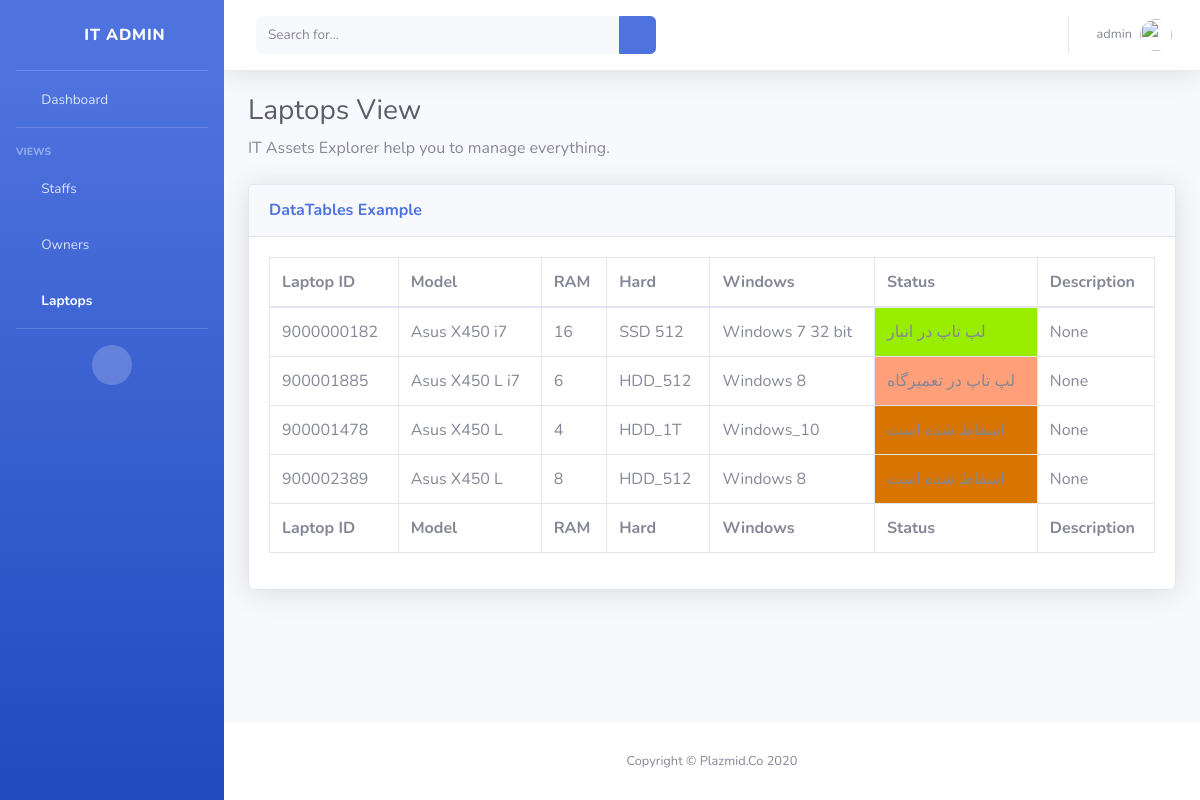
The app's page /tables/laptops (signed in) with its own data.
### Assets/models.py (models this page shows, shortened)
class Laptops(models.Model):
    class Meta:
        verbose_name = 'Laptops'
        verbose_name_plural = 'Laptops'
    id = models.CharField(verbose_name='Laptop ID', null=False, primary_key=True, max_length=30)
    model = models.CharField(verbose_name='Model', null=False, max_length=20)
    ram = models.IntegerField(verbose_name='RAM', null=True)
    SSD_512 = 1
    SSD_256 = 2
    HDD_1T = 3
    HDD_512 = 4
    HDD = (
        (SSD_512, 'SSD 512'),
        (SSD_256, 'SSD_256'),
        (HDD_1T, 'HDD_1T'),
        (HDD_512, 'HDD_512'),
    )
    HDD_status = models.IntegerField(choices=HDD, verbose_name='Hard Model')
    Win_7_32 = 1
    Win_7_64 = 2
    Win_8 = 3
    Win_10 = 4
    Win = (
        (Win_7_32, 'Windows 7 32 bit'),
        (Win_7_64, 'Windows 7 64 bit'),
        (Win_8, 'Windows 8 '),
        (Win_10, 'Windows_10'),
    )
    Win_status = models.IntegerField(choices=Win, verbose_name='Windows Status')
    Laptop_stock = 1
    Laptop_inUsed = 2
    Laptop_fixing = 3
    Laptop_overUsed = 4
    Laptop = (
        (Laptop_stock, 'لپ تاپ در انبار'),
        (Laptop_inUsed, 'لپ تاپ نزد کاربر'),
        (Laptop_fixing, 'لپ تاپ در تعمیرگاه'),
        (Laptop_overUsed, ' اسقاط شده است'),
    )
    Laptop_status = models.IntegerField(choices=Laptop, verbose_name='Laptop Status')
    Laptop_Description = models.TextField(verbose_name='Description', null=True)
    laptop_check_labled = models.BooleanField(verbose_name='Labled', default=False)

### Assets/views.py (the view)
# urls.py: url('tables/laptops', tables_laptop_view, name='table_laptops_view'),
def tables_laptop_view(request):
    if request.user.is_authenticated:
        auth_user = request.user
        laptops = Laptops.objects.all()
        laptops_context = {
            'laptops': laptops,
            'auth_user': auth_user
        }
        return render(request, 'laptops_tables.html', context=laptops_context)
    else:
        return render(request, '404_not_found.html')

### Assets/templates/laptops_tables.html (shortened to what this page needs)
<!DOCTYPE html>
<html lang="en">
<head>
    {% load static %}
    <link href="{% static 'fontawesome/css/all.min.css' %}" rel="stylesheet" type="text/css">
    <link href="{% static 'css/sb-admin-2.min.css' %}" rel="stylesheet">
    <link href="{% static 'vendor/datatables/dataTables.bootstrap4.min.css' %}" rel="stylesheet">
</head>
<body id="page-top">
<div id="wrapper">
    <ul class="navbar-nav bg-gradient-primary sidebar sidebar-dark accordion" id="accordionSidebar">
        <a class="sidebar-brand d-flex align-items-center justify-content-center" href="#">
            <div class="sidebar-brand-icon rotate-n-15">
                <i class="fas fa-laptop-house"></i>
            </div>
            <div class="sidebar-brand-text mx-3">IT Admin</div>
        </a>
        <hr class="sidebar-divider my-0">
        <li class="nav-item">
            <a class="nav-link" href="{% url 'dashboard_view' %}">
                <i class="fas fa-fw fa-tachometer-alt"></i>
                <span>Dashboard</span></a>
        </li>
        <hr class="sidebar-divider">
        <div class="sidebar-heading">
            Views
        </div>
        <li class="nav-item">
            <a class="nav-link " href="{% url 'table_staffs_view' %}">
                <i class="fas fa-fw fa-user"></i>
                <span>Staffs</span>
            </a>
        </li>
        <li class="nav-item">
            <a class="nav-link" href="{% url 'table_owners_view' %}">
                <i class="fas fa-fw fa-user-friends"></i>
                <span>Owners</span></a>
        </li>
        <li class="nav-item active">
            <a class="nav-link" href="{% url 'table_laptops_view' %}">
                <i class="fas fa-fw fa-laptop"></i>
                <span>Laptops</span></a>
        </li>
        <hr class="sidebar-divider d-none d-md-block">
        <div class="text-center d-none d-md-inline">
            <button class="rounded-circle border-0" id="sidebarToggle"></button>
        </div>
    </ul>
    <div id="content-wrapper" class="d-flex flex-column">
        <div id="content">
            <nav class="navbar navbar-expand navbar-light bg-white topbar mb-4 static-top shadow">
                <form class="d-none d-sm-inline-block form-inline mr-auto ml-md-3 my-2 my-md-0 mw-100 navbar-search">
                    <div class="input-group">
                        <input type="text" class="form-control bg-light border-0 small" placeholder="Search for..."
                               aria-label="Search" aria-describedby="basic-addon2">
                        <div class="input-group-append">
                            <button class="btn btn-primary" type="button">
                                <i class="fas fa-search fa-sm"></i>
                            </button>
                        </div>
                    </div>
                </form>
                <ul class="navbar-nav ml-auto">
                    <li class="nav-item dropdown no-arrow">
                        <a class="nav-link dropdown-toggle" href="#" id="userDropdown" role="button"
                           data-toggle="dropdown" aria-haspopup="true" aria-expanded="false">
                            <span class="mr-2 d-none d-lg-inline text-gray-600 small">{{ auth_user }}</span>
                            <img class="img-profile rounded-circle" src="/media/profile.png">
                        </a>
                    </li>
                </ul>
            </nav>
            <div class="container-fluid">
                <h1 class="h3 mb-2 text-gray-800">Laptops View </h1>
                <p class="mb-4">IT Assets Explorer help you to manage everything.</p>
                <div class="card shadow mb-4">
                    <div class="card-header py-3">
                        <h6 class="m-0 font-weight-bold text-primary">DataTables Example</h6>
                    </div>
                    <div class="card-body">
                        <div class="table-responsive">
                            <table class="table table-bordered" id="dataTable" width="100%" cellspacing="0">
                                <thead>
                                <tr>
                                    <th>Laptop ID</th>
                                    <th>Model</th>
                                    <th>RAM</th>
                                    <th>Hard</th>
                                    <th>Windows</th>
                                    <th>Status</th>
                                    <th>Description</th>
                                </tr>
                                </thead>
                                <tfoot>
                                <tr>
                                    <th style="align-items: center">Laptop ID</th>
                                    <th>Model</th>
                                    <th>RAM</th>
                                    <th>Hard</th>
                                    <th>Windows</th>
                                    <th>Status</th>
                                    <th>Description</th>
                                </tr>
                                </tfoot>
                                <tbody>
                                {% if laptops %}
                                    {% for laptop in laptops %}
                                        <tr>
                                            <td>{{ laptop.id }}</td>
                                            <td>{{ laptop.model }}</td>
                                            <td>{{ laptop.ram }}</td>
                                            <td>{{ laptop.get_HDD_status_display }}</td>
                                            <td>{{ laptop.get_Win_status_display }}</td>
                                            <td
                                                    {% if laptop.Laptop_status == laptop.Laptop_fixing %}
                                                        bgcolor="#ffa07a"
                                                    {% endif %}
                                                    {% if laptop.Laptop_status == laptop.Laptop_overUsed %}
                                                        bgcolor="#d77500"
                                                    {% endif %}
                                                    {% if laptop.Laptop_status == laptop.Laptop_stock %}
                                                        bgcolor="#98ed00"
                                                    {% endif %}
                                                        {}
                                            >
                                                {{ laptop.get_Laptop_status_display }}
                                            </td>
                                            <td>{{ laptop.Laptop_Description }}</td>
                                        </tr>
                                    {% endfor %}
                                {% endif %}
                                </tbody>
                            </table>
                        </div>
                    </div>
                </div>
            </div>
        </div>
        <footer class="sticky-footer bg-white">
            <div class="container my-auto">
                <div class="copyright text-center my-auto">
                    <span>Copyright &copy; Plazmid.Co 2020</span>
                </div>
            </div>
        </footer>
    </div>
</div>
</body>
</html>

### records on screen
Laptops: id "9000000182", model "Asus X450 i7", ram "16", HDD_status "SSD 512", Win_status "Windows 7 32 bit", Laptop_status "لپ تاپ در انبار", Laptop_Description "None"
Laptops: id "900001885", model "Asus X450 L i7", ram "6", HDD_status "HDD_512", Win_status "Windows 8", Laptop_status "لپ تاپ در تعمیرگاه", Laptop_Description "None"
Laptops: id "900001478", model "Asus X450 L", ram "4", HDD_status "HDD_1T", Win_status "Windows_10", Laptop_Description "None"
Laptops: id "900002389", model "Asus X450 L", ram "8", HDD_status "HDD_512", Win_status "Windows 8", Laptop_Description "None"

### other values on screen
{{ auth_user }} "admin"
